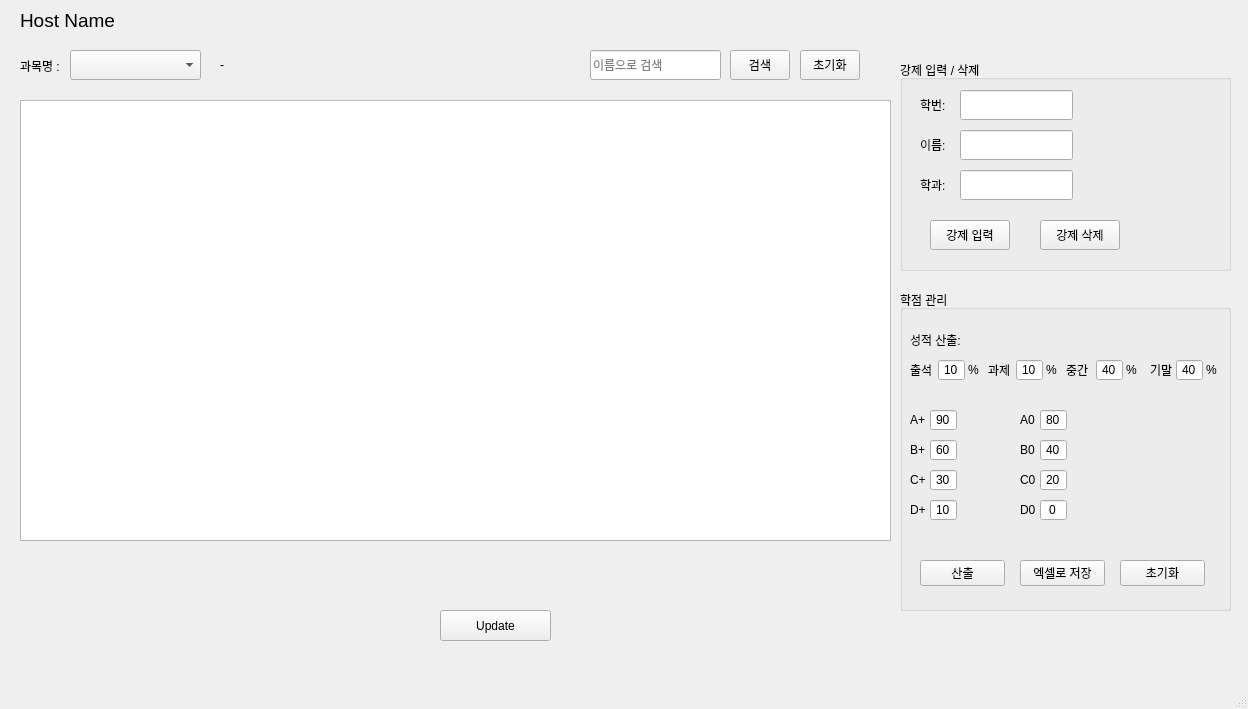
<?xml version="1.0" encoding="UTF-8"?>
<ui version="4.0">
 <class>mainWindow</class>
 <widget class="QMainWindow" name="mainWindow">
  <property name="geometry">
   <rect>
    <x>0</x>
    <y>0</y>
    <width>1248</width>
    <height>709</height>
   </rect>
  </property>
  <property name="windowTitle">
   <string>학생 관리</string>
  </property>
  <widget class="QWidget" name="centralwidget">
   <widget class="QTableWidget" name="tableWidget">
    <property name="geometry">
     <rect>
      <x>20</x>
      <y>100</y>
      <width>871</width>
      <height>441</height>
     </rect>
    </property>
   </widget>
   <widget class="QLabel" name="lbl_hostname">
    <property name="geometry">
     <rect>
      <x>20</x>
      <y>10</y>
      <width>131</width>
      <height>21</height>
     </rect>
    </property>
    <property name="font">
     <font>
      <pointsize>14</pointsize>
     </font>
    </property>
    <property name="text">
     <string>Host Name</string>
    </property>
   </widget>
   <widget class="QComboBox" name="cmb_class">
    <property name="geometry">
     <rect>
      <x>70</x>
      <y>50</y>
      <width>131</width>
      <height>30</height>
     </rect>
    </property>
   </widget>
   <widget class="QLabel" name="label">
    <property name="geometry">
     <rect>
      <x>20</x>
      <y>50</y>
      <width>71</width>
      <height>31</height>
     </rect>
    </property>
    <property name="text">
     <string>과목명 :</string>
    </property>
   </widget>
   <widget class="QWidget" name="horizontalLayoutWidget">
    <property name="geometry">
     <rect>
      <x>20</x>
      <y>550</y>
      <width>871</width>
      <height>51</height>
     </rect>
    </property>
    <layout class="QHBoxLayout" name="resultLayout"/>
   </widget>
   <widget class="QPushButton" name="btn_update">
    <property name="geometry">
     <rect>
      <x>440</x>
      <y>610</y>
      <width>111</width>
      <height>31</height>
     </rect>
    </property>
    <property name="text">
     <string>Update</string>
    </property>
   </widget>
   <widget class="QLabel" name="lbl_tStudents">
    <property name="geometry">
     <rect>
      <x>220</x>
      <y>50</y>
      <width>91</width>
      <height>30</height>
     </rect>
    </property>
    <property name="text">
     <string>-</string>
    </property>
   </widget>
   <widget class="QLineEdit" name="input_searchByName">
    <property name="geometry">
     <rect>
      <x>590</x>
      <y>50</y>
      <width>131</width>
      <height>30</height>
     </rect>
    </property>
    <property name="placeholderText">
     <string>이름으로 검색</string>
    </property>
   </widget>
   <widget class="QPushButton" name="btn_search">
    <property name="geometry">
     <rect>
      <x>730</x>
      <y>50</y>
      <width>60</width>
      <height>30</height>
     </rect>
    </property>
    <property name="text">
     <string>검색</string>
    </property>
   </widget>
   <widget class="QPushButton" name="btn_resetInput">
    <property name="geometry">
     <rect>
      <x>800</x>
      <y>50</y>
      <width>60</width>
      <height>30</height>
     </rect>
    </property>
    <property name="text">
     <string>초기화</string>
    </property>
   </widget>
   <widget class="QGroupBox" name="groupBox">
    <property name="geometry">
     <rect>
      <x>900</x>
      <y>60</y>
      <width>331</width>
      <height>211</height>
     </rect>
    </property>
    <property name="title">
     <string>강제 입력 / 삭제</string>
    </property>
    <widget class="QLabel" name="lbl_forceID">
     <property name="geometry">
      <rect>
       <x>20</x>
       <y>30</y>
       <width>40</width>
       <height>30</height>
      </rect>
     </property>
     <property name="text">
      <string>학번:</string>
     </property>
    </widget>
    <widget class="QLineEdit" name="input_id">
     <property name="geometry">
      <rect>
       <x>60</x>
       <y>30</y>
       <width>113</width>
       <height>30</height>
      </rect>
     </property>
    </widget>
    <widget class="QLineEdit" name="input_name">
     <property name="geometry">
      <rect>
       <x>60</x>
       <y>70</y>
       <width>113</width>
       <height>30</height>
      </rect>
     </property>
    </widget>
    <widget class="QLabel" name="lbl_forceName">
     <property name="geometry">
      <rect>
       <x>20</x>
       <y>70</y>
       <width>40</width>
       <height>30</height>
      </rect>
     </property>
     <property name="text">
      <string>이름:</string>
     </property>
    </widget>
    <widget class="QLineEdit" name="input_dept">
     <property name="geometry">
      <rect>
       <x>60</x>
       <y>110</y>
       <width>113</width>
       <height>30</height>
      </rect>
     </property>
    </widget>
    <widget class="QLabel" name="lbl_forceDept">
     <property name="geometry">
      <rect>
       <x>20</x>
       <y>110</y>
       <width>40</width>
       <height>30</height>
      </rect>
     </property>
     <property name="text">
      <string>학과:</string>
     </property>
    </widget>
    <widget class="QPushButton" name="btn_forceInsert">
     <property name="geometry">
      <rect>
       <x>30</x>
       <y>160</y>
       <width>80</width>
       <height>30</height>
      </rect>
     </property>
     <property name="text">
      <string>강제 입력</string>
     </property>
    </widget>
    <widget class="QPushButton" name="btn_forceDelete">
     <property name="geometry">
      <rect>
       <x>140</x>
       <y>160</y>
       <width>80</width>
       <height>30</height>
      </rect>
     </property>
     <property name="text">
      <string>강제 삭제</string>
     </property>
    </widget>
   </widget>
   <widget class="QGroupBox" name="groupBox_2">
    <property name="geometry">
     <rect>
      <x>900</x>
      <y>290</y>
      <width>331</width>
      <height>321</height>
     </rect>
    </property>
    <property name="title">
     <string>학점 관리</string>
    </property>
    <widget class="QLabel" name="label_7">
     <property name="geometry">
      <rect>
       <x>10</x>
       <y>40</y>
       <width>61</width>
       <height>20</height>
      </rect>
     </property>
     <property name="text">
      <string>성적 산출:</string>
     </property>
    </widget>
    <widget class="QLineEdit" name="input_pA">
     <property name="geometry">
      <rect>
       <x>38</x>
       <y>70</y>
       <width>27</width>
       <height>20</height>
      </rect>
     </property>
     <property name="text">
      <string>10</string>
     </property>
     <property name="alignment">
      <set>Qt::AlignCenter</set>
     </property>
    </widget>
    <widget class="QLabel" name="lbl_gradeM_2">
     <property name="geometry">
      <rect>
       <x>10</x>
       <y>70</y>
       <width>30</width>
       <height>20</height>
      </rect>
     </property>
     <property name="text">
      <string>출석</string>
     </property>
    </widget>
    <widget class="QLabel" name="lbl_gradeM_3">
     <property name="geometry">
      <rect>
       <x>68</x>
       <y>70</y>
       <width>15</width>
       <height>20</height>
      </rect>
     </property>
     <property name="text">
      <string>%</string>
     </property>
    </widget>
    <widget class="QLabel" name="lbl_gradeM_4">
     <property name="geometry">
      <rect>
       <x>146</x>
       <y>70</y>
       <width>15</width>
       <height>20</height>
      </rect>
     </property>
     <property name="text">
      <string>%</string>
     </property>
    </widget>
    <widget class="QLineEdit" name="input_pH">
     <property name="geometry">
      <rect>
       <x>116</x>
       <y>70</y>
       <width>27</width>
       <height>20</height>
      </rect>
     </property>
     <property name="text">
      <string>10</string>
     </property>
     <property name="alignment">
      <set>Qt::AlignCenter</set>
     </property>
    </widget>
    <widget class="QLabel" name="lbl_gradeM_5">
     <property name="geometry">
      <rect>
       <x>88</x>
       <y>70</y>
       <width>30</width>
       <height>20</height>
      </rect>
     </property>
     <property name="text">
      <string>과제</string>
     </property>
    </widget>
    <widget class="QLabel" name="lbl_gradeM_6">
     <property name="geometry">
      <rect>
       <x>226</x>
       <y>70</y>
       <width>15</width>
       <height>20</height>
      </rect>
     </property>
     <property name="text">
      <string>%</string>
     </property>
    </widget>
    <widget class="QLineEdit" name="input_pM">
     <property name="geometry">
      <rect>
       <x>196</x>
       <y>70</y>
       <width>27</width>
       <height>20</height>
      </rect>
     </property>
     <property name="text">
      <string>40</string>
     </property>
     <property name="alignment">
      <set>Qt::AlignCenter</set>
     </property>
    </widget>
    <widget class="QLabel" name="lbl_gradeM_7">
     <property name="geometry">
      <rect>
       <x>166</x>
       <y>70</y>
       <width>30</width>
       <height>20</height>
      </rect>
     </property>
     <property name="text">
      <string>중간</string>
     </property>
    </widget>
    <widget class="QLineEdit" name="input_pF">
     <property name="geometry">
      <rect>
       <x>276</x>
       <y>70</y>
       <width>27</width>
       <height>20</height>
      </rect>
     </property>
     <property name="text">
      <string>40</string>
     </property>
     <property name="alignment">
      <set>Qt::AlignCenter</set>
     </property>
    </widget>
    <widget class="QLabel" name="lbl_gradeM_8">
     <property name="geometry">
      <rect>
       <x>250</x>
       <y>70</y>
       <width>30</width>
       <height>20</height>
      </rect>
     </property>
     <property name="text">
      <string>기말</string>
     </property>
    </widget>
    <widget class="QLabel" name="lbl_gradeM_9">
     <property name="geometry">
      <rect>
       <x>306</x>
       <y>70</y>
       <width>15</width>
       <height>20</height>
      </rect>
     </property>
     <property name="text">
      <string>%</string>
     </property>
    </widget>
    <widget class="QPushButton" name="btn_calcScore">
     <property name="geometry">
      <rect>
       <x>20</x>
       <y>270</y>
       <width>85</width>
       <height>26</height>
      </rect>
     </property>
     <property name="text">
      <string>산출</string>
     </property>
    </widget>
    <widget class="QLabel" name="lbl_gradeM_10">
     <property name="geometry">
      <rect>
       <x>10</x>
       <y>120</y>
       <width>30</width>
       <height>20</height>
      </rect>
     </property>
     <property name="text">
      <string>A+</string>
     </property>
    </widget>
    <widget class="QLabel" name="lbl_gradeM_11">
     <property name="geometry">
      <rect>
       <x>10</x>
       <y>150</y>
       <width>30</width>
       <height>20</height>
      </rect>
     </property>
     <property name="text">
      <string>B+</string>
     </property>
    </widget>
    <widget class="QLabel" name="lbl_gradeM_12">
     <property name="geometry">
      <rect>
       <x>10</x>
       <y>180</y>
       <width>30</width>
       <height>20</height>
      </rect>
     </property>
     <property name="text">
      <string>C+</string>
     </property>
    </widget>
    <widget class="QLabel" name="lbl_gradeM_13">
     <property name="geometry">
      <rect>
       <x>10</x>
       <y>210</y>
       <width>30</width>
       <height>20</height>
      </rect>
     </property>
     <property name="text">
      <string>D+</string>
     </property>
    </widget>
    <widget class="QLabel" name="lbl_gradeM_14">
     <property name="geometry">
      <rect>
       <x>120</x>
       <y>210</y>
       <width>30</width>
       <height>20</height>
      </rect>
     </property>
     <property name="text">
      <string>D0</string>
     </property>
    </widget>
    <widget class="QLabel" name="lbl_gradeM_15">
     <property name="geometry">
      <rect>
       <x>120</x>
       <y>120</y>
       <width>30</width>
       <height>20</height>
      </rect>
     </property>
     <property name="text">
      <string>A0</string>
     </property>
    </widget>
    <widget class="QLabel" name="lbl_gradeM_16">
     <property name="geometry">
      <rect>
       <x>120</x>
       <y>150</y>
       <width>16</width>
       <height>20</height>
      </rect>
     </property>
     <property name="text">
      <string>B0</string>
     </property>
    </widget>
    <widget class="QLabel" name="lbl_gradeM_17">
     <property name="geometry">
      <rect>
       <x>120</x>
       <y>180</y>
       <width>30</width>
       <height>20</height>
      </rect>
     </property>
     <property name="text">
      <string>C0</string>
     </property>
    </widget>
    <widget class="QLineEdit" name="input_dpMin">
     <property name="geometry">
      <rect>
       <x>30</x>
       <y>210</y>
       <width>27</width>
       <height>20</height>
      </rect>
     </property>
     <property name="text">
      <string>10</string>
     </property>
     <property name="alignment">
      <set>Qt::AlignCenter</set>
     </property>
    </widget>
    <widget class="QLineEdit" name="input_apMin">
     <property name="geometry">
      <rect>
       <x>30</x>
       <y>120</y>
       <width>27</width>
       <height>20</height>
      </rect>
     </property>
     <property name="text">
      <string>90</string>
     </property>
     <property name="alignment">
      <set>Qt::AlignCenter</set>
     </property>
    </widget>
    <widget class="QLineEdit" name="input_cpMin">
     <property name="geometry">
      <rect>
       <x>30</x>
       <y>180</y>
       <width>27</width>
       <height>20</height>
      </rect>
     </property>
     <property name="text">
      <string>30</string>
     </property>
     <property name="alignment">
      <set>Qt::AlignCenter</set>
     </property>
    </widget>
    <widget class="QLineEdit" name="input_bpMin">
     <property name="geometry">
      <rect>
       <x>30</x>
       <y>150</y>
       <width>27</width>
       <height>20</height>
      </rect>
     </property>
     <property name="text">
      <string>60</string>
     </property>
     <property name="alignment">
      <set>Qt::AlignCenter</set>
     </property>
    </widget>
    <widget class="QLineEdit" name="input_d0Min">
     <property name="geometry">
      <rect>
       <x>140</x>
       <y>210</y>
       <width>27</width>
       <height>20</height>
      </rect>
     </property>
     <property name="text">
      <string>0</string>
     </property>
     <property name="alignment">
      <set>Qt::AlignCenter</set>
     </property>
    </widget>
    <widget class="QLineEdit" name="input_b0Min">
     <property name="geometry">
      <rect>
       <x>140</x>
       <y>150</y>
       <width>27</width>
       <height>20</height>
      </rect>
     </property>
     <property name="text">
      <string>40</string>
     </property>
     <property name="alignment">
      <set>Qt::AlignCenter</set>
     </property>
    </widget>
    <widget class="QLineEdit" name="input_a0Min">
     <property name="geometry">
      <rect>
       <x>140</x>
       <y>120</y>
       <width>27</width>
       <height>20</height>
      </rect>
     </property>
     <property name="text">
      <string>80</string>
     </property>
     <property name="alignment">
      <set>Qt::AlignCenter</set>
     </property>
    </widget>
    <widget class="QLineEdit" name="input_c0Min">
     <property name="geometry">
      <rect>
       <x>140</x>
       <y>180</y>
       <width>27</width>
       <height>20</height>
      </rect>
     </property>
     <property name="text">
      <string>20</string>
     </property>
     <property name="alignment">
      <set>Qt::AlignCenter</set>
     </property>
    </widget>
    <widget class="QLabel" name="lbl_dp">
     <property name="geometry">
      <rect>
       <x>60</x>
       <y>210</y>
       <width>40</width>
       <height>20</height>
      </rect>
     </property>
     <property name="text">
      <string/>
     </property>
    </widget>
    <widget class="QLabel" name="lbl_ap">
     <property name="geometry">
      <rect>
       <x>60</x>
       <y>120</y>
       <width>40</width>
       <height>20</height>
      </rect>
     </property>
     <property name="text">
      <string/>
     </property>
    </widget>
    <widget class="QLabel" name="lbl_bp">
     <property name="geometry">
      <rect>
       <x>60</x>
       <y>150</y>
       <width>40</width>
       <height>20</height>
      </rect>
     </property>
     <property name="text">
      <string/>
     </property>
    </widget>
    <widget class="QLabel" name="lbl_cp">
     <property name="geometry">
      <rect>
       <x>60</x>
       <y>180</y>
       <width>40</width>
       <height>20</height>
      </rect>
     </property>
     <property name="text">
      <string/>
     </property>
    </widget>
    <widget class="QLabel" name="lbl_d0">
     <property name="geometry">
      <rect>
       <x>170</x>
       <y>210</y>
       <width>40</width>
       <height>20</height>
      </rect>
     </property>
     <property name="text">
      <string/>
     </property>
    </widget>
    <widget class="QLabel" name="lbl_b0">
     <property name="geometry">
      <rect>
       <x>170</x>
       <y>150</y>
       <width>40</width>
       <height>20</height>
      </rect>
     </property>
     <property name="text">
      <string/>
     </property>
    </widget>
    <widget class="QLabel" name="lbl_c0">
     <property name="geometry">
      <rect>
       <x>170</x>
       <y>180</y>
       <width>40</width>
       <height>20</height>
      </rect>
     </property>
     <property name="text">
      <string/>
     </property>
    </widget>
    <widget class="QLabel" name="lbl_a0">
     <property name="geometry">
      <rect>
       <x>170</x>
       <y>120</y>
       <width>40</width>
       <height>20</height>
      </rect>
     </property>
     <property name="text">
      <string/>
     </property>
    </widget>
    <widget class="QPushButton" name="btn_saveExcel">
     <property name="geometry">
      <rect>
       <x>120</x>
       <y>270</y>
       <width>85</width>
       <height>26</height>
      </rect>
     </property>
     <property name="text">
      <string>엑셀로 저장</string>
     </property>
    </widget>
    <widget class="QPushButton" name="btn_resetGrade">
     <property name="geometry">
      <rect>
       <x>220</x>
       <y>270</y>
       <width>85</width>
       <height>26</height>
      </rect>
     </property>
     <property name="text">
      <string>초기화</string>
     </property>
    </widget>
   </widget>
  </widget>
  <widget class="QMenuBar" name="menubar">
   <property name="geometry">
    <rect>
     <x>0</x>
     <y>0</y>
     <width>1248</width>
     <height>21</height>
    </rect>
   </property>
  </widget>
  <widget class="QStatusBar" name="statusbar"/>
 </widget>
 <resources/>
 <connections/>
</ui>
